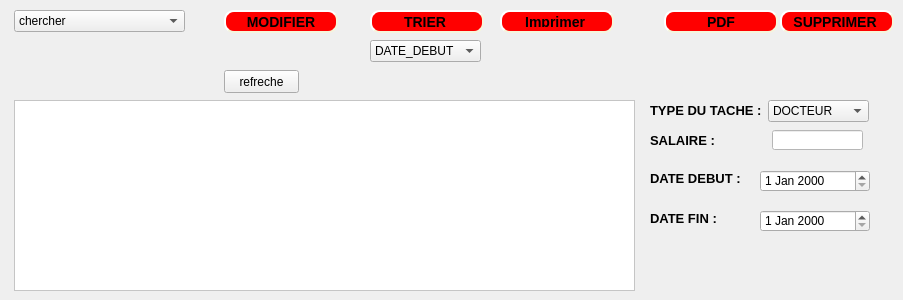
      <widget class="QWidget" name="tab_4">
       <attribute name="title">
        <string>AFFICHER </string>
       </attribute>
       <widget class="QPushButton" name="pushButton_refreche_2">
        <property name="geometry">
         <rect>
          <x>224</x>
          <y>70</y>
          <width>75</width>
          <height>23</height>
         </rect>
        </property>
        <property name="text">
         <string>refreche</string>
        </property>
       </widget>
       <widget class="QPushButton" name="pushButton_imprimer_2">
        <property name="geometry">
         <rect>
          <x>500</x>
          <y>10</y>
          <width>114</width>
          <height>23</height>
         </rect>
        </property>
        <property name="styleSheet">
         <string notr="true">background-color: red;
    border-style: outset;
    border-width: 2px;
    border-radius: 10px;
    border-color: beige;
    font: bold 14px;
    min-width: 6em;
    padding: 4;</string>
        </property>
        <property name="text">
         <string>Imprimer </string>
        </property>
       </widget>
       <widget class="QPushButton" name="pushButton_mod_2">
        <property name="geometry">
         <rect>
          <x>224</x>
          <y>10</y>
          <width>114</width>
          <height>23</height>
         </rect>
        </property>
        <property name="styleSheet">
         <string notr="true">background-color: red;
    border-style: outset;
    border-width: 2px;
    border-radius: 10px;
    border-color: beige;
    font: bold 14px;
    min-width: 6em;
    padding: 4;</string>
        </property>
        <property name="text">
         <string>MODIFIER</string>
        </property>
       </widget>
       <widget class="QLabel" name="label_26">
        <property name="geometry">
         <rect>
          <x>810</x>
          <y>40</y>
          <width>41</width>
          <height>20</height>
         </rect>
        </property>
        <property name="text">
         <string/>
        </property>
        <property name="pixmap">
         <pixmap resource="Ressource.qrc">:/supprimer.jpg</pixmap>
        </property>
        <property name="scaledContents">
         <bool>true</bool>
        </property>
       </widget>
       <widget class="QComboBox" name="comboBox_chercher_2">
        <property name="geometry">
         <rect>
          <x>14</x>
          <y>10</y>
          <width>171</width>
          <height>22</height>
         </rect>
        </property>
        <item>
         <property name="text">
          <string>chercher </string>
         </property>
        </item>
        <item>
         <property name="text">
          <string>salaire</string>
         </property>
        </item>
        <item>
         <property name="text">
          <string>type</string>
         </property>
        </item>
        <item>
         <property name="text">
          <string>date_debut_type_salaire</string>
         </property>
        </item>
       </widget>
       <widget class="QPushButton" name="pushButton_4">
        <property name="geometry">
         <rect>
          <x>370</x>
          <y>10</y>
          <width>114</width>
          <height>23</height>
         </rect>
        </property>
        <property name="styleSheet">
         <string notr="true">background-color: red;
    border-style: outset;
    border-width: 2px;
    border-radius: 10px;
    border-color: beige;
    font: bold 14px;
    min-width: 6em;
    padding: 4;</string>
        </property>
        <property name="text">
         <string>TRIER </string>
        </property>
       </widget>
       <widget class="QComboBox" name="comboBox_trier_2">
        <property name="geometry">
         <rect>
          <x>370</x>
          <y>40</y>
          <width>111</width>
          <height>22</height>
         </rect>
        </property>
        <item>
         <property name="text">
          <string>DATE_DEBUT </string>
         </property>
        </item>
        <item>
         <property name="text">
          <string>DATE_FIN</string>
         </property>
        </item>
        <item>
         <property name="text">
          <string>SALAIRE ET DATE_DEBUT ET DATE_FIN</string>
         </property>
        </item>
       </widget>
       <widget class="QTableView" name="tableView_em_2">
        <property name="geometry">
         <rect>
          <x>14</x>
          <y>100</y>
          <width>621</width>
          <height>191</height>
         </rect>
        </property>
        <property name="styleSheet">
         <string notr="true">background-color: rgb(255, 255, 255);</string>
        </property>
       </widget>
       <widget class="QPushButton" name="pushButton_pdf_2">
        <property name="geometry">
         <rect>
          <x>664</x>
          <y>10</y>
          <width>114</width>
          <height>23</height>
         </rect>
        </property>
        <property name="styleSheet">
         <string notr="true">background-color: red;
    border-style: outset;
    border-width: 2px;
    border-radius: 10px;
    border-color: beige;
    font: bold 14px;
    min-width: 6em;
    padding: 4;</string>
        </property>
        <property name="text">
         <string>PDF</string>
        </property>
       </widget>
       <widget class="QLabel" name="label_28">
        <property name="geometry">
         <rect>
          <x>194</x>
          <y>10</y>
          <width>21</width>
          <height>21</height>
         </rect>
        </property>
        <property name="text">
         <string/>
        </property>
        <property name="pixmap">
         <pixmap resource="Ressource.qrc">:/recherche.png</pixmap>
        </property>
        <property name="scaledContents">
         <bool>true</bool>
        </property>
       </widget>
       <widget class="QPushButton" name="pushButton_sup_2">
        <property name="geometry">
         <rect>
          <x>780</x>
          <y>10</y>
          <width>114</width>
          <height>23</height>
         </rect>
        </property>
        <property name="styleSheet">
         <string notr="true">background-color: red;
    border-style: outset;
    border-width: 2px;
    border-radius: 10px;
    border-color: beige;
    font: bold 14px;
    min-width: 6em;
    padding: 4;</string>
        </property>
        <property name="text">
         <string>SUPPRIMER </string>
        </property>
       </widget>
       <widget class="QLineEdit" name="lineEdit_salaire_2">
        <property name="geometry">
         <rect>
          <x>772</x>
          <y>130</y>
          <width>91</width>
          <height>20</height>
         </rect>
        </property>
        <property name="styleSheet">
         <string notr="true">background-color: rgb(255, 255, 255);</string>
        </property>
       </widget>
       <widget class="QDateEdit" name="dateEdit_debut_2">
        <property name="geometry">
         <rect>
          <x>760</x>
          <y>170</y>
          <width>110</width>
          <height>22</height>
         </rect>
        </property>
       </widget>
       <widget class="QDateEdit" name="dateEdit_fin_2">
        <property name="geometry">
         <rect>
          <x>760</x>
          <y>210</y>
          <width>110</width>
          <height>22</height>
         </rect>
        </property>
       </widget>
       <widget class="QLabel" name="label_31">
        <property name="geometry">
         <rect>
          <x>650</x>
          <y>100</y>
          <width>111</width>
          <height>20</height>
         </rect>
        </property>
        <property name="font">
         <font>
          <pointsize>10</pointsize>
          <weight>75</weight>
          <bold>true</bold>
         </font>
        </property>
        <property name="text">
         <string>TYPE DU TACHE : </string>
        </property>
       </widget>
       <widget class="QLabel" name="label_32">
        <property name="geometry">
         <rect>
          <x>650</x>
          <y>130</y>
          <width>71</width>
          <height>20</height>
         </rect>
        </property>
        <property name="font">
         <font>
          <pointsize>10</pointsize>
          <weight>75</weight>
          <bold>true</bold>
         </font>
        </property>
        <property name="text">
         <string>SALAIRE :</string>
        </property>
       </widget>
       <widget class="QLabel" name="label_33">
        <property name="geometry">
         <rect>
          <x>650</x>
          <y>210</y>
          <width>91</width>
          <height>16</height>
         </rect>
        </property>
        <property name="font">
         <font>
          <pointsize>10</pointsize>
          <weight>75</weight>
          <bold>true</bold>
         </font>
        </property>
        <property name="text">
         <string>DATE FIN :</string>
        </property>
       </widget>
       <widget class="QLabel" name="label_34">
        <property name="geometry">
         <rect>
          <x>650</x>
          <y>170</y>
          <width>91</width>
          <height>16</height>
         </rect>
        </property>
        <property name="font">
         <font>
          <pointsize>10</pointsize>
          <weight>75</weight>
          <bold>true</bold>
         </font>
        </property>
        <property name="text">
         <string>DATE DEBUT :</string>
        </property>
       </widget>
       <widget class="QComboBox" name="comboBox_type_tache_2">
        <property name="geometry">
         <rect>
          <x>768</x>
          <y>100</y>
          <width>101</width>
          <height>22</height>
         </rect>
        </property>
        <item>
         <property name="text">
          <string>DOCTEUR</string>
         </property>
        </item>
        <item>
         <property name="text">
          <string>INFERMIERE</string>
         </property>
        </item>
       </widget>
      </widget>
